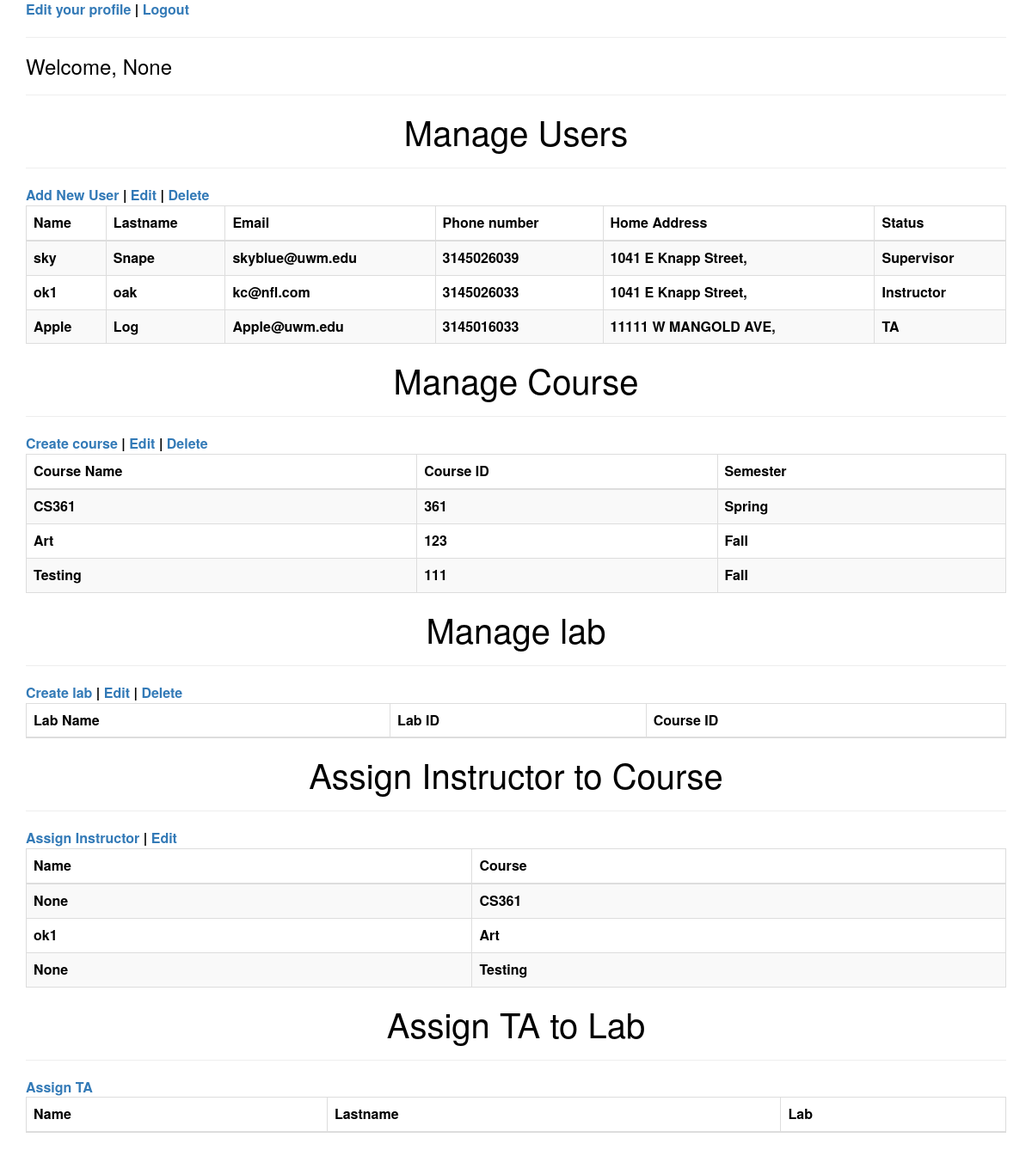
Screenshot of /supervisor/ with the database file from the repository.
### TA_Scheduler/models.py (models this page shows)
class Account(models.Model):
    name = models.CharField(max_length=20, null=True)
    lastname = models.CharField(max_length=20, null=True)
    email = models.EmailField(max_length=254, null=True)
    phone_number = models.IntegerField(null=True)
    home_address = models.CharField(max_length=100, null=True)
    password = models.CharField(max_length=20, default="123")
    status = models.CharField(max_length=20, null=True)

class Course(models.Model):
    name = models.CharField(max_length=30)
    cId = models.IntegerField(null=True)
    semester = models.CharField(max_length=20, null=True)
    instructor_name = models.CharField(max_length=20, null=True)

### TA_Scheduler/views.py (the view)
# urls.py: path('supervisor/', AdminView.as_view(), name='supervisor'),
class AdminView(View):
    def get(self, request):
        return render(request, 'AdminP.html', {"accounts": Account.objects.all(),
                                               "courses": Course.objects.all(),
                                               "labs": Lab.objects.all(),
                                               "name": request.session.get("username")})

### templates/AdminP.html (shortened to what this page needs)
<!DOCTYPE html>
<html>
<head>
	<link rel="stylesheet" href="https://maxcdn.bootstrapcdn.com/bootstrap/3.3.5/css/bootstrap.min.css">
</head>
<body>
<div class="container">
	<a href="/edit_personal">Edit your profile</a> | <a href="/">Logout</a>
	<hr>
	<h3>Welcome, {{name}} </h3>
	<hr>
    <h4>Manage Users</h4>
	<hr>
	<a href="/newAccount">Add New User</a> | <a href="">Edit</a> | <a href="/delete_account">Delete</a>
	<table class="table class table-bordered table-striped table-hovered">
		<thead>
			<tr>
				<th>Name</th>
                <th>Lastname</th>
				<th>Email</th>
				<th>Phone number</th>
				<th>Home Address</th>
				<th>Status</th>
			</tr>
		</thead>
        <tbody>
            {%for user in accounts %}
            <tr>
				    <td>{{user.name}}</td>
				    <td>{{user.lastname }}</td>
				    <td>{{user.email}}</td>
				    <td>{{user.phone_number}}</td>
                    <td>{{user.home_address}}</td>
                    <td>{{user.status}}</td>
            </tr>
            {%endfor%}
        </tbody>
	</table>
    <h4>Manage Course</h4>
	<hr>
	<a href="/courses">Create course</a> | <a href="">Edit</a> | <a href="/delete_course">Delete</a>
	<table class="table class table-bordered table-striped table-hovered">
		<thead>
			<tr>
				<th>Course Name</th>
                <th>Course ID</th>
				<th>Semester</th>
			</tr>
		</thead>
		<tbody>
		{% for course in courses %}
			<tr>
                <td>{{course.name}}</td>
                <td>{{course.cId}}</td>
                <td>{{course.semester}}</td>
			</tr>
			{%endfor%}
		</tbody>
	</table>
    <h4>Manage lab</h4>
	<hr>
	<a href="/labs">Create lab</a> | <a href="">Edit</a> | <a href="">Delete</a>
	<table class="table class table-bordered table-striped table-hovered">
		<thead>
			<tr>
				<th>Lab Name</th>
                <th>Lab ID</th>
				<th>Course ID</th>
			</tr>
		</thead>
	</table>
    <h4>Assign Instructor to Course</h4>
	<hr>
	<a href="/assign_instructor_to_course">Assign Instructor</a> | <a href="">Edit</a>
	<table class="table class table-bordered table-striped table-hovered">
		<thead>
			<tr>
				<th>Name</th>
				<th>Course</th>
			</tr>
		</thead>
		<tbody>
		{% for course in courses %}
			<tr>
				<td>{{course.instructor_name}}</td>
				<td>{{course.name}}</td>
			</tr>
        {%endfor%}
		</tbody>
	</table>
    <h4>Assign TA to Lab</h4>
	<hr>
	<a href="/assign_ta_to_lab">Assign TA</a>
	<table class="table class table-bordered table-striped table-hovered">
		<thead>
			<tr>
				<th>Name</th>
                <th>Lastname</th>
				<th>Lab</th>
			</tr>
		</thead>
	</table>
</div>
</body>
</html>

### templates/AdminP.html (style rules this page uses)
body { color:black; font-size:16px; font-weight:bold; background-image: url("http://www.estidia.eu/wp-content/uploads/2018/04/Savin-NY-Website-Background-Web.jpg"); background-size:cover; }
h4 { text-align:center; font-size: 40px; }

### rows the page displays
Account: name "sky", lastname "Snape", email "skyblue@uwm.edu", phone_number "3145026039", home_address "1041 E Knapp Street,", status "Supervisor"
Account: name "ok1", lastname "oak", email "kc@nfl.com", phone_number "3145026033", home_address "1041 E Knapp Street,", status "Instructor"
Account: name "Apple", lastname "Log", email "Apple@uwm.edu", phone_number "3145016033", home_address "11111 W MANGOLD AVE,", status "TA"
Course: name "CS361", cId "361", semester "Spring", instructor_name "None"
Course: name "Art", cId "123", semester "Fall", instructor_name "ok1"
Course: name "Testing", cId "111", semester "Fall", instructor_name "None"

### other values shown
{{ name }} "None"
